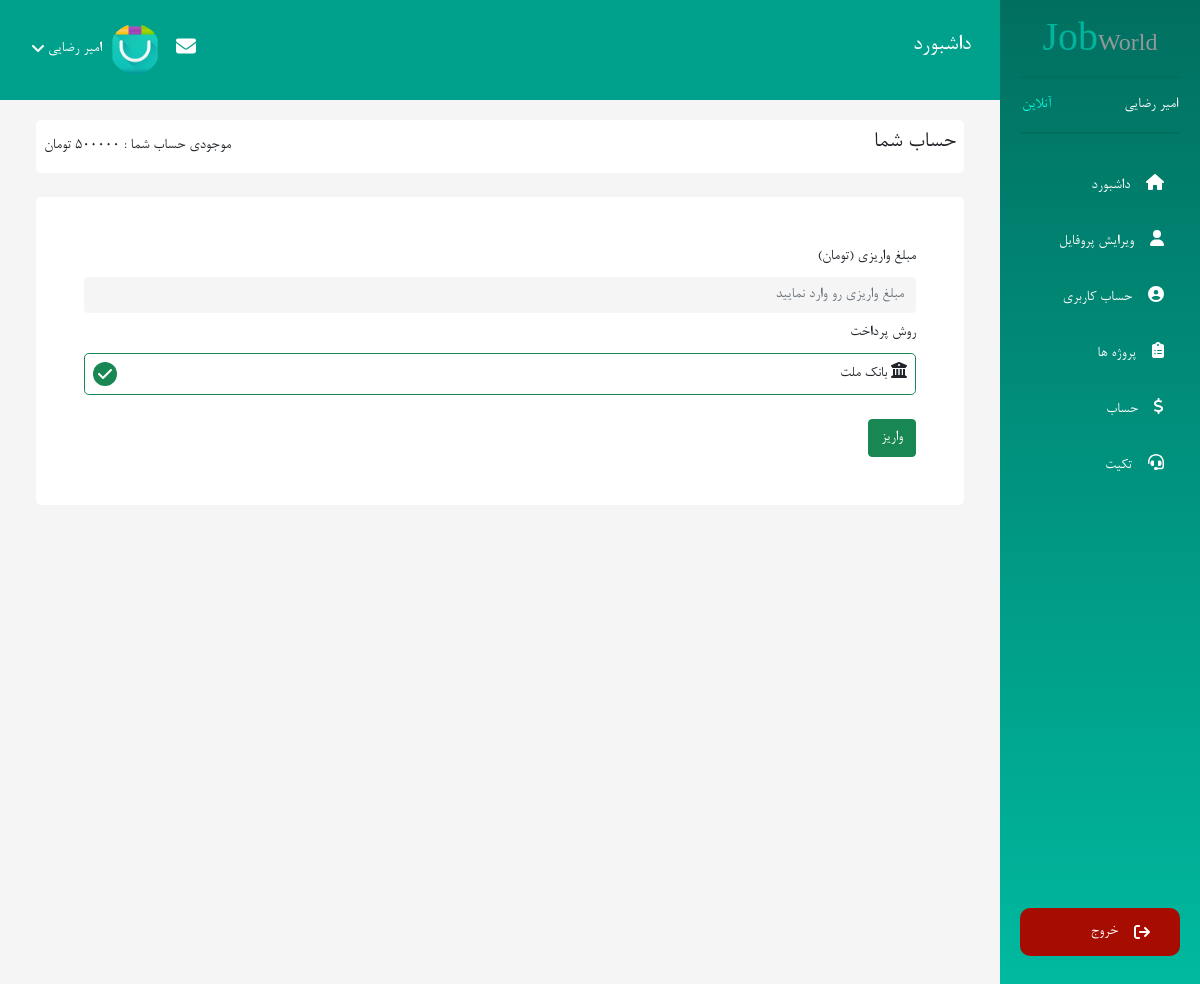
Page /jobWorld/panel/balance/deposit-account (signed in) on the committed database.
### tables this page shows
CREATE TABLE `users` (
  `id` int(10) UNSIGNED NOT NULL,
  `email` varchar(255) NOT NULL,
  `username` varchar(255) NOT NULL,
  `first_name` varchar(255) NOT NULL,
  `last_name` varchar(255) NOT NULL,
  `phone_number` varchar(15) NOT NULL,
  `city` varchar(120) DEFAULT NULL,
  `about` text DEFAULT NULL,
  `expertise_title` varchar(255) DEFAULT NULL,
  `number_shaba` varchar(255) DEFAULT NULL,
  `account_balance` int(11) NOT NULL DEFAULT 0,
  `remember_tokens` varchar(255) DEFAULT NULL,
  `password` text NOT NULL,
  `permission` enum('admin','user') NOT NULL DEFAULT 'user',
  `activity_user` enum('freelancer','employer') NOT NULL DEFAULT 'freelancer',
  `image` text DEFAULT NULL,
  `verify_token` text DEFAULT NULL,
  `is_active` tinyint(4) NOT NULL DEFAULT 0 COMMENT 'enable => 1 , desable => 0',
  `forgot_token` text DEFAULT NULL,
  `forgot_token_expire` text DEFAULT NULL,
  `created_at` datetime NOT NULL,
  `updated_at` datetime DEFAULT NULL
);

### activites/User/User.php (called while the page is built, shortened)
<?php
class User
{
    public function depositAccount()
    {
        $db = new Database();
        $user = $db->select("SELECT * FROM users WHERE id=?", $_SESSION['user'][0])->fetch();
        require_once(BASE_PATH . '/tamplate/User/deposit-account.php');
    }
}

### index.php (called while the page is built, shortened)
<?php
function uri($reservedUrl, $class, $method, $requestMethod = 'GET')
{
    $currentUrl = explode('?', currentUrl())[0];
    $currentUrl =  str_replace(CURRENT_DOMAIN, '', $currentUrl);
    $currentUrl = trim($currentUrl, '/');
    $currentUrlArray = explode('/', $currentUrl);
    $currentUrlArray = array_filter($currentUrlArray);
    $reservedUrl = trim($reservedUrl, '/');
    $reservedUrlArray = explode('/', $reservedUrl);
    $reservedUrlArray = array_filter($reservedUrlArray);
    if (sizeof($currentUrlArray) != sizeof($reservedUrlArray) || methodFiled() != $requestMethod) {
        return false;
    }
    $parameters = [];
    for ($key = 0; $key < sizeof($currentUrlArray); $key++) {
        if ($reservedUrlArray[$key][0] == '{' && $reservedUrlArray[$key][strlen($reservedUrlArray[$key]) - 1] == "}") {
            array_push($parameters, $currentUrlArray[$key]);
        } else if ($reservedUrlArray[$key] !== $currentUrlArray[$key]) {
            return false;
        }
    }
    $object = new $class;
    call_user_func_array(array($object, $method), $parameters);
    exit();
}
require_once('activites/User/User.php');
require_once('database/Database.php');
function protocol()
{
    return stripos($_SERVER['SERVER_PROTOCOL'], 'https') === true ? 'https://' : 'http://';
}
function currentDomain()
{
    return protocol() . $_SERVER['HTTP_HOST'];
}
function asset($src)
{
    return trim(CURRENT_DOMAIN, '/ ') . '/' . trim($src, '/ ');
}
function url($url)
{
    return trim(CURRENT_DOMAIN, '/ ') . '/' . trim($url, '/ ');
}
function currentUrl()
{
    return trim(currentDomain(), '/ ') . $_SERVER['REQUEST_URI'];
}
function methodFiled()
{
    return $_SERVER['REQUEST_METHOD'];
}
uri('panel/balance/deposit-account', 'User\User', 'depositAccount');

### database/Database.php (called while the page is built, shortened)
<?php
class Database
{
    private $connection;
    private $dbHost = DB_HOST;
    private $dbUsername = DB_USERNAME;
    private $dbPassword = DB_PASSWORD;
    private $dbName = DB_NAME;
    private $options = array(PDO::ATTR_ERRMODE => PDO::ERRMODE_EXCEPTION, PDO::ATTR_DEFAULT_FETCH_MODE => PDO::FETCH_ASSOC, PDO::MYSQL_ATTR_INIT_COMMAND => 'SET NAMES utf8');
    public function __construct()
    {
        try {
            $this->connection = new PDO('mysql:host=' . $this->dbHost . ';dbname=' . $this->dbName, $this->dbUsername, $this->dbPassword, $this->options);
        } catch (PDOException $e) {
            echo 'error -> ' . $e->getMessage();
            exit();
        }
    }
    public function select($sql, $values = null)
    {
        try {
            $stmt = $this->connection->prepare($sql);
            if ($values == null) {
                $stmt->execute();
            } else {
                $stmt->execute([$values]);
            }
            return $stmt;
        } catch (PDOException $e) {
            echo 'error -> ' . $e->getMessage();
            return false;
        }
    }
}

### tamplate/User/deposit-account.php (the view, shortened to what this page needs)
<?php require_once(BASE_PATH . '/tamplate/User/layouts/header.php') ?>
<section class="user-account">
    <div class="row w-100 m-auto mt-5 p-0">
        <div class="col-xl-10 col-md-8 col-lg-8 me-auto mt-5">
            <div class="container">
                <div class="bg-white rounded-3 p-2 mt-4 d-flex justify-content-between align-items-center">
                    <h1 class="fs-4">حساب شما</h1>
                    <div>
                        <span></i>موجودی حساب شما : <span><?= $wallets['balance'] ?? '0' ?> تومان</span></span>
                    </div>
                </div>
                <div class="bg-white rounded-3 p-5 mt-4">
                    <form action="<?= url('panel/balance/deposit-account-store') ?>" method="post">
                        <div>
                            <label for="">مبلغ واریزی (تومان)</label>
                            <input type="text" class="form-control mt-2" placeholder="مبلغ واریزی رو وارد نمایید" name="balance">
                        </div>
                        <div class="mt-2">
                            <label for="">روش پرداخت</label>
                            <div class="d-flex justify-content-between align-items-center mt-2 border rounded-3 p-2 border-success">
                                <div>
                                    <i class="fa fa-bank"></i> <span>بانک ملت</span>
                                </div>
                                <i class="fa fa-check bg-success p-1 text-white rounded-circle"></i>
                            </div>
                        </div>
                        <button class="btn btn-success mt-4">واریز</button>
                    </form>
                </div>
            </div>
        </div>
    </div>
</section>
<?php require_once(BASE_PATH . '/tamplate/User/layouts/footer.php') ?>

### tamplate/User/layouts/header.php (shortened to what this page needs)
<!DOCTYPE html>
<html lang="en">
<head>
    <link rel="stylesheet" href="<?= asset('public/css/all.min.css') ?>">
    <link rel="stylesheet" href="<?= asset('public/css/bootstrap.min.css') ?>">
    <link rel="stylesheet" href="<?= asset('public/css/user-panel.css') ?>">
    <link rel="stylesheet" href="<?= asset('public/css/responsive.css') ?>">
    <link rel="stylesheet" href="<?= asset('public/jalalidatepicker/persian-datepicker.min.css') ?>">
</head>
<body style="background-color: whitesmoke;">
    <nav class="navbar navbar-collapse p-0">
        <div class="row w-100 m-0">
            <div class="col-xl-2 col-md-4 col-lg-4 p-0 fixed-top">
                <div class="user-panel-sidebar  flex-column vh-100 d-none d-md-flex ">
                    <div class="logo">
                        <h3 class="text-center">Job<span>World</span></h3>
                    </div>
                    <div class="user-status d-flex  justify-content-between align-items-center">
                        <span class="text-white"><?= $user['first_name'] . ' ' . $user['last_name'] ?></span>
                        <span>آنلاین</span>
                    </div>
                    <div class="menu mt-4">
                        <ul class="list-unstyled pe-0">
                            <li class="nav-item"><a href=" <?= url('panel') ?>" class="nav-link text-white"><i
                                        class="fa fa-home ms-3"></i>داشبورد</a></li>
                            <li class="nav-item"><a href="<?= url('panel/account') ?>" class="nav-link text-white"><i
                                        class="fa fa-user ms-3"></i>ویرایش پروفایل</a></li>
                            <li class="nav-item"><a href="<?= url('panel/edit-profile') ?>"
                                    class="nav-link text-white"><i class="fa fa-user-circle ms-3"></i>حساب کاربری</a>
                            </li>
                            <?php if ($user['activity_user'] === 'freelancer') { ?>
                                <li class="nav-item"><a href="<?= url('show-projects') ?>" class="nav-link text-white"><i
                                            class="fa fa-clipboard-list ms-3"></i>پروژه ها</a></li>
                            <?php } ?>
                            <li class="nav-item"><a
                                    href="<?= url('panel/balance') ?>" class="nav-link text-white"><i
                                        class="fa fa-dollar ms-3"></i>حساب</a></li>
                            <li class="nav-item"><a
                                    href="<?= url('panel/ticket') ?>" class="nav-link text-white"><i
                                        class="fa fa-headset ms-3"></i>تکیت</a></li>
                        </ul>
                    </div>
                    <div class="btn-exit text-center d-flex align-items-end h-100 justify-content-center">
                        <ul class="list-unstyled pe-0 w-100">
                            <li class="nav-item ">
                                <a href="<?= url('logout/') ?>" class="nav-link d-flex align-items-center text-white"><i
                                        class="fa fa-sign-out ms-3"></i>خروج </a>
                            </li>
                        </ul>
                    </div>
                </div>
            </div>
            <div class="col-xl-10 col-md-8 col-lg-8 fixed-top me-auto nav-main p-0">
                <div class="row d-flex justify-content-between align-items-center mt-4">
                    <div class="col-2 col-sm-2 col-md-2">
                        <div class="title-nav d-none d-md-block">
                            <h4 class="text-white">داشبورد</h4>
                        </div>
                    </div>
                    <div class="col-6 col-sm-6 col-md-6 ms-4">
                        <div class="men-user d-flex align-items-center justify-content-end position-relative ">
                            <div class="message-notifiaction px-3 d-flex">
                                <a href="<?= url('panel/messages') ?>" class="text-white" data-bs-toggle="tooltip" data-bs-placement="bottom"
                                    title="پیام ها"><i class="fa fa-envelope fa-lg"></i></a>
                            </div>
                            <img src="<?= (asset($user['image']) ? asset($user['image']) : asset("/public/images/users/user.png")) ?>"
                                class="img-fluid rounded-circle" alt="" width="20">
                            <a class="list-info-show px-2 text-decoration-none text-white d-flex align-items-center"><?= $user['first_name'] . ' ' . $user['last_name'] ?><i
                                    class="fa fa-angle-down me-1"></i></a>
                        </div>
                    </div>
                </div>
            </div>
        </div>
    </nav>

### public/css/user-panel.css (style rules this page uses)
* { direction: rtl; box-sizing: border-box; font-family: 'b-nazanin'; list-style-type: none; text-decoration: none; text-align: right; box-shadow: none !important; outline: none !important; }
.user-panel-sidebar { background: linear-gradient(#016F60, #00BAA0); padding: 20px; }
.user-panel-sidebar .logo h3 { color: #01B49C; font-size: 2.5rem; }
.user-panel-sidebar .logo span { font-size: 1.5rem; color: #959898; }
.user-status { border-top: 2px solid #016F60; border-bottom: 2px solid #016F60; padding: 15px 2px; }
.user-status span:nth-child(2) { color: #00FEDB !important; }
.menu ul li { padding: 8px 0; }
.btn-exit a { border-radius: 10px; -webkit-border-radius: 10px; -moz-border-radius: 10px; -ms-border-radius: 10px; -o-border-radius: 10px; background-color: #A70C00; padding: 12px 30px; transition: all 0.3s ease-in-out; -webkit-transition: all 0.3s ease-in-out; -moz-transition: all 0.3s ease-in-out; -ms-transition: all 0.3s ease-in-out; -o-transition: all 0.3s ease-in-out; }
.nav-main { height: 100px !important; background-color: #00a18c; }
.men-user { cursor: pointer; }
.men-user img { width: 50px; }
.title-nav { margin-right: 20%; }
.user-account { z-index: 1 !important; }
.user-account .form-control { background: whitesmoke !important; border: none !important; }

### rows in the picture
users: first_name "امیر", last_name "رضایی", image (picture)
